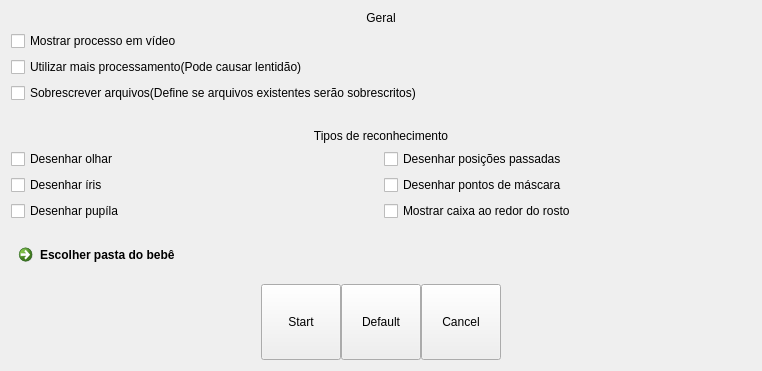
<?xml version="1.0" encoding="UTF-8"?>
<ui version="4.0">
 <class>ProcessConfig</class>
 <widget class="QDialog" name="ProcessConfig">
  <property name="geometry">
   <rect>
    <x>0</x>
    <y>0</y>
    <width>762</width>
    <height>371</height>
   </rect>
  </property>
  <property name="windowTitle">
   <string>Dialog</string>
  </property>
  <property name="styleSheet">
   <string notr="true">&lt;?xml version=&quot;1.0&quot; encoding=&quot;UTF-8&quot;?&gt;
&lt;ui version=&quot;4.0&quot;&gt;
 &lt;widget name=&quot;__qt_fake_top_level&quot;&gt;
  &lt;widget class=&quot;QPushButton&quot; name=&quot;pushButton&quot;&gt;
   &lt;property name=&quot;geometry&quot;&gt;
    &lt;rect&gt;
     &lt;x&gt;291&lt;/x&gt;
     &lt;y&gt;1&lt;/y&gt;
     &lt;width&gt;80&lt;/width&gt;
     &lt;height&gt;24&lt;/height&gt;
    &lt;/rect&gt;
   &lt;/property&gt;
   &lt;property name=&quot;sizePolicy&quot;&gt;
    &lt;sizepolicy hsizetype=&quot;Fixed&quot; vsizetype=&quot;Fixed&quot;&gt;
     &lt;horstretch&gt;0&lt;/horstretch&gt;
     &lt;verstretch&gt;0&lt;/verstretch&gt;
    &lt;/sizepolicy&gt;
   &lt;/property&gt;
   &lt;property name=&quot;text&quot;&gt;
    &lt;string&gt;PushButton&lt;/string&gt;
   &lt;/property&gt;
  &lt;/widget&gt;
 &lt;/widget&gt;
 &lt;resources/&gt;
&lt;/ui&gt;
</string>
  </property>
  <layout class="QVBoxLayout" name="verticalLayout_3">
   <item>
    <layout class="QVBoxLayout" name="verticalLayout_4">
     <item>
      <widget class="QLabel" name="Titulo2">
       <property name="text">
        <string>Geral</string>
       </property>
       <property name="alignment">
        <set>Qt::AlignCenter</set>
       </property>
      </widget>
     </item>
     <item>
      <widget class="QCheckBox" name="showprocess">
       <property name="text">
        <string>Mostrar processo em vídeo</string>
       </property>
      </widget>
     </item>
     <item>
      <widget class="QCheckBox" name="multicore">
       <property name="text">
        <string>Utilizar mais processamento(Pode causar lentidão)</string>
       </property>
      </widget>
     </item>
     <item>
      <widget class="QCheckBox" name="overwrite">
       <property name="text">
        <string>Sobrescrever arquivos(Define se arquivos existentes serão sobrescritos)</string>
       </property>
      </widget>
     </item>
     <item>
      <spacer name="verticalSpacer_3">
       <property name="orientation">
        <enum>Qt::Vertical</enum>
       </property>
       <property name="sizeType">
        <enum>QSizePolicy::Fixed</enum>
       </property>
       <property name="sizeHint" stdset="0">
        <size>
         <width>20</width>
         <height>20</height>
        </size>
       </property>
      </spacer>
     </item>
     <item>
      <widget class="QLabel" name="Titulo1">
       <property name="text">
        <string>Tipos de reconhecimento</string>
       </property>
       <property name="alignment">
        <set>Qt::AlignCenter</set>
       </property>
      </widget>
     </item>
     <item>
      <layout class="QGridLayout" name="gridLayout_2">
       <item row="1" column="0">
        <widget class="QCheckBox" name="drawir">
         <property name="text">
          <string>Desenhar íris</string>
         </property>
        </widget>
       </item>
       <item row="2" column="1">
        <widget class="QCheckBox" name="drawbb">
         <property name="text">
          <string>Mostrar caixa ao redor do rosto</string>
         </property>
        </widget>
       </item>
       <item row="0" column="0">
        <widget class="QCheckBox" name="drawgz">
         <property name="text">
          <string>Desenhar olhar</string>
         </property>
        </widget>
       </item>
       <item row="0" column="1">
        <widget class="QCheckBox" name="drawpp">
         <property name="text">
          <string>Desenhar posições passadas</string>
         </property>
        </widget>
       </item>
       <item row="2" column="0">
        <widget class="QCheckBox" name="drawpu">
         <property name="text">
          <string>Desenhar pupíla</string>
         </property>
        </widget>
       </item>
       <item row="1" column="1">
        <widget class="QCheckBox" name="drawmp">
         <property name="text">
          <string>Desenhar pontos de máscara</string>
         </property>
        </widget>
       </item>
      </layout>
     </item>
    </layout>
   </item>
   <item>
    <spacer name="verticalSpacer">
     <property name="orientation">
      <enum>Qt::Vertical</enum>
     </property>
     <property name="sizeType">
      <enum>QSizePolicy::Fixed</enum>
     </property>
     <property name="sizeHint" stdset="0">
      <size>
       <width>20</width>
       <height>10</height>
      </size>
     </property>
    </spacer>
   </item>
   <item>
    <widget class="QCommandLinkButton" name="chVideos">
     <property name="sizePolicy">
      <sizepolicy hsizetype="Expanding" vsizetype="Fixed">
       <horstretch>0</horstretch>
       <verstretch>0</verstretch>
      </sizepolicy>
     </property>
     <property name="text">
      <string>Escolher pasta do bebê</string>
     </property>
     <property name="autoDefault">
      <bool>false</bool>
     </property>
    </widget>
   </item>
   <item>
    <layout class="QGridLayout" name="gridLayout">
     <property name="horizontalSpacing">
      <number>0</number>
     </property>
     <item row="1" column="0" rowspan="2">
      <layout class="QGridLayout" name="gridLayout_3">
       <property name="horizontalSpacing">
        <number>0</number>
       </property>
       <property name="verticalSpacing">
        <number>4</number>
       </property>
       <item row="0" column="3">
        <widget class="QPushButton" name="Cancel">
         <property name="sizePolicy">
          <sizepolicy hsizetype="Expanding" vsizetype="Expanding">
           <horstretch>0</horstretch>
           <verstretch>0</verstretch>
          </sizepolicy>
         </property>
         <property name="text">
          <string>Cancel</string>
         </property>
         <property name="autoDefault">
          <bool>false</bool>
         </property>
        </widget>
       </item>
       <item row="0" column="5">
        <spacer name="horizontalSpacer_2">
         <property name="orientation">
          <enum>Qt::Horizontal</enum>
         </property>
         <property name="sizeType">
          <enum>QSizePolicy::Fixed</enum>
         </property>
         <property name="sizeHint" stdset="0">
          <size>
           <width>250</width>
           <height>20</height>
          </size>
         </property>
        </spacer>
       </item>
       <item row="0" column="0">
        <spacer name="horizontalSpacer">
         <property name="orientation">
          <enum>Qt::Horizontal</enum>
         </property>
         <property name="sizeType">
          <enum>QSizePolicy::Fixed</enum>
         </property>
         <property name="sizeHint" stdset="0">
          <size>
           <width>250</width>
           <height>20</height>
          </size>
         </property>
        </spacer>
       </item>
       <item row="0" column="2">
        <widget class="QPushButton" name="pushButton">
         <property name="sizePolicy">
          <sizepolicy hsizetype="Expanding" vsizetype="Expanding">
           <horstretch>0</horstretch>
           <verstretch>0</verstretch>
          </sizepolicy>
         </property>
         <property name="text">
          <string>Default</string>
         </property>
         <property name="autoDefault">
          <bool>false</bool>
         </property>
        </widget>
       </item>
       <item row="0" column="1">
        <widget class="QPushButton" name="Start">
         <property name="sizePolicy">
          <sizepolicy hsizetype="Expanding" vsizetype="Expanding">
           <horstretch>0</horstretch>
           <verstretch>0</verstretch>
          </sizepolicy>
         </property>
         <property name="text">
          <string>Start</string>
         </property>
         <property name="autoDefault">
          <bool>false</bool>
         </property>
        </widget>
       </item>
      </layout>
     </item>
    </layout>
   </item>
  </layout>
 </widget>
 <resources/>
 <connections/>
</ui>
